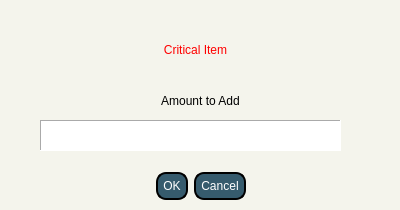
<?xml version="1.0" encoding="UTF-8"?>
<ui version="4.0">
 <class>AddCritical</class>
 <widget class="QDialog" name="AddCritical">
  <property name="geometry">
   <rect>
    <x>0</x>
    <y>0</y>
    <width>400</width>
    <height>210</height>
   </rect>
  </property>
  <property name="windowTitle">
   <string>Restock Critical Item</string>
  </property>
  <property name="windowIcon">
   <iconset>
    <normaloff>img/econologo_bkgd 200.png</normaloff>img/econologo_bkgd 200.png</iconset>
  </property>
  <property name="styleSheet">
   <string notr="true">background-color: #f4f4ec;</string>
  </property>
  <widget class="QTextEdit" name="teAmount">
   <property name="geometry">
    <rect>
     <x>40</x>
     <y>120</y>
     <width>301</width>
     <height>31</height>
    </rect>
   </property>
   <property name="styleSheet">
    <string notr="true">background: #ffffff</string>
   </property>
   <property name="frameShape">
    <enum>QFrame::Panel</enum>
   </property>
   <property name="tabChangesFocus">
    <bool>true</bool>
   </property>
   <property name="html">
    <string>&lt;!DOCTYPE HTML PUBLIC &quot;-//W3C//DTD HTML 4.0//EN&quot; &quot;http://www.w3.org/TR/REC-html40/strict.dtd&quot;&gt;
&lt;html&gt;&lt;head&gt;&lt;meta name=&quot;qrichtext&quot; content=&quot;1&quot; /&gt;&lt;style type=&quot;text/css&quot;&gt;
p, li { white-space: pre-wrap; }
&lt;/style&gt;&lt;/head&gt;&lt;body style=&quot; font-family:'MS Shell Dlg 2'; font-size:7.8pt; font-weight:400; font-style:normal;&quot;&gt;
&lt;p align=&quot;center&quot; style=&quot;-qt-paragraph-type:empty; margin-top:0px; margin-bottom:0px; margin-left:0px; margin-right:0px; -qt-block-indent:0; text-indent:0px;&quot;&gt;&lt;br /&gt;&lt;/p&gt;&lt;/body&gt;&lt;/html&gt;</string>
   </property>
  </widget>
  <widget class="QDialogButtonBox" name="buttonBox">
   <property name="geometry">
    <rect>
     <x>30</x>
     <y>170</y>
     <width>341</width>
     <height>32</height>
    </rect>
   </property>
   <property name="styleSheet">
    <string notr="true">QPushButton{
	background: #365b6d;
	color: white;
	border-style: outset;
	border-width: 2px;
	border-radius:10px;
	border-color: black;
	padding: 5px;
}
QPushButton:hover {
    background-color: #53786d;
	border: 2px solid black;
}
QPushButton:pressed {
    border-style: inset;
    background-color: #365b6d;
}</string>
   </property>
   <property name="orientation">
    <enum>Qt::Horizontal</enum>
   </property>
   <property name="standardButtons">
    <set>QDialogButtonBox::Cancel|QDialogButtonBox::Ok</set>
   </property>
   <property name="centerButtons">
    <bool>true</bool>
   </property>
  </widget>
  <widget class="QLabel" name="lblCriticalItem">
   <property name="geometry">
    <rect>
     <x>8</x>
     <y>15</y>
     <width>381</width>
     <height>21</height>
    </rect>
   </property>
   <property name="font">
    <font>
     <pointsize>10</pointsize>
    </font>
   </property>
   <property name="text">
    <string/>
   </property>
   <property name="alignment">
    <set>Qt::AlignCenter</set>
   </property>
  </widget>
  <widget class="QLabel" name="lblAmount">
   <property name="geometry">
    <rect>
     <x>10</x>
     <y>90</y>
     <width>381</width>
     <height>21</height>
    </rect>
   </property>
   <property name="text">
    <string>Amount to Add</string>
   </property>
   <property name="alignment">
    <set>Qt::AlignCenter</set>
   </property>
  </widget>
  <widget class="QLabel" name="label_3">
   <property name="geometry">
    <rect>
     <x>140</x>
     <y>40</y>
     <width>111</width>
     <height>20</height>
    </rect>
   </property>
   <property name="styleSheet">
    <string notr="true">color: red;</string>
   </property>
   <property name="text">
    <string>Critical Item</string>
   </property>
   <property name="alignment">
    <set>Qt::AlignCenter</set>
   </property>
  </widget>
 </widget>
 <resources/>
 <connections/>
</ui>
